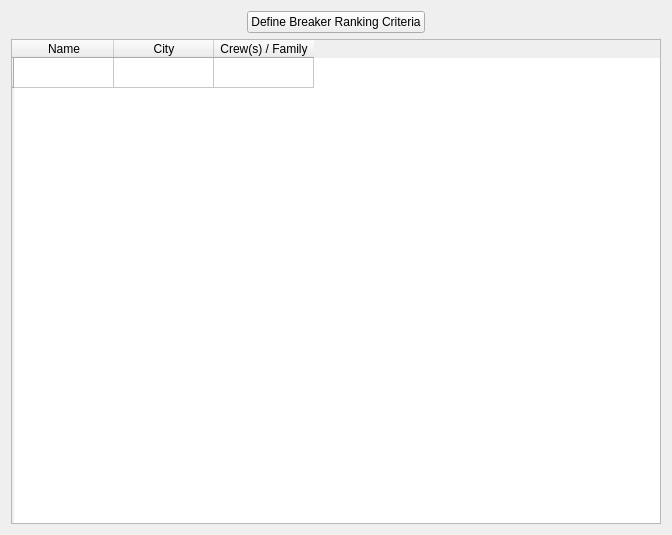
<?xml version="1.0" encoding="UTF-8"?>
<ui version="4.0">
 <class>ParticipantsDialog</class>
 <widget class="QWidget" name="ParticipantsDialog">
  <property name="windowTitle" stdset="0">
   <string>Form</string>
  </property>
  <property name="geometry" stdset="0">
   <rect>
    <x>0</x>
    <y>0</y>
    <width>672</width>
    <height>535</height>
   </rect>
  </property>
  <layout class="QVBoxLayout" name="verticalLayout">
   <item>
    <layout class="QHBoxLayout" name="horizontalLayout">
     <item>
      <spacer name="spacerLeft">
       <property name="sizeHint" stdset="0">
        <size>
         <width>40</width>
         <height>20</height>
        </size>
       </property>
       <property name="orientation" stdset="0">
        <enum>Qt::Horizontal</enum>
       </property>
      </spacer>
     </item>
     <item>
      <widget class="QPushButton" name="defineCriteriaBtn">
       <property name="text" stdset="0">
        <string>Define Breaker Ranking Criteria</string>
       </property>
      </widget>
     </item>
     <item>
      <spacer name="spacerRight">
       <property name="sizeHint" stdset="0">
        <size>
         <width>40</width>
         <height>20</height>
        </size>
       </property>
       <property name="orientation" stdset="0">
        <enum>Qt::Horizontal</enum>
       </property>
      </spacer>
     </item>
    </layout>
   </item>
   <item>
    <widget class="QTableWidget" name="breakerTable">
     <row>
      <property name="text">
       <string/>
      </property>
     </row>
     <column>
      <property name="text">
       <string>Name</string>
      </property>
     </column>
     <column>
      <property name="text">
       <string>City</string>
      </property>
     </column>
     <column>
      <property name="text">
       <string>Crew(s) / Family</string>
      </property>
     </column>
    </widget>
   </item>
  </layout>
 </widget>
 <resources/>
 <connections/>
</ui>
